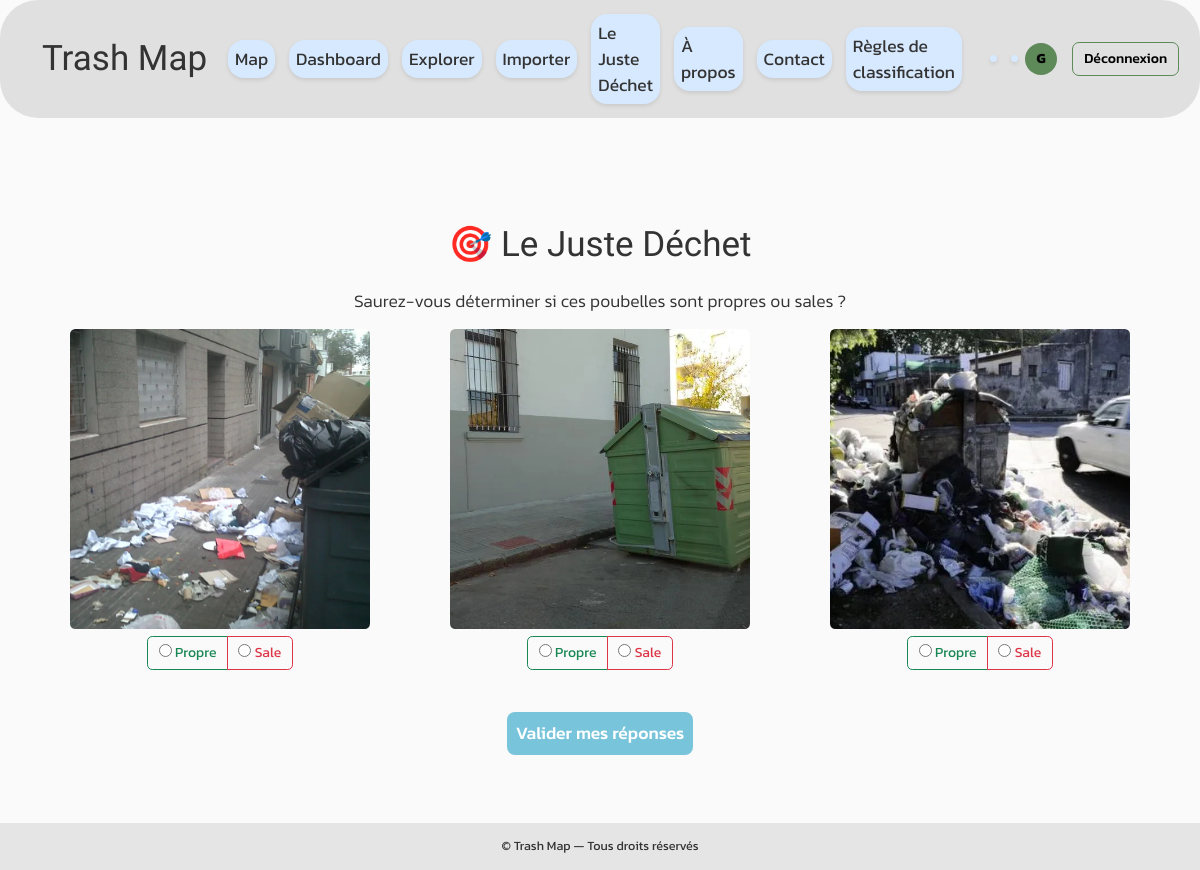
The app's page /quizz?lang=fr (signed in) with its own data.
### app/models.py (models this page shows, shortened)
class User (db.Model, UserMixin):
    __tablename__ = 'Users'
    id                 = db.Column(db.Integer, primary_key=True, autoincrement=True)
    username           = db.Column(db.String(64), unique=True, nullable=False)
    email              = db.Column(db.String(120), unique=True, nullable=False)
    password           = db.Column(db.String(128), nullable=False)
    nb_pic             = db.Column(db.Integer, default=0)
    role               = db.Column(db.String(200), nullable=False, default='user')
    points             = db.Column(db.Integer, default=0)
    created_at         = db.Column(db.DateTime, nullable=False, default=db.func.current_timestamp())

class Image(db.Model):
    __tablename__ = 'Images'
    id            = db.Column(
        db.Integer,
        primary_key=True
    )
    file_path     = db.Column(
        db.String(200),
        nullable=False
    )
    label         = db.Column(
        db.String(100),
        nullable=True
    )
    true_label    = db.Column(
        db.String(100),
        nullable=True
    )
    upload_date   = db.Column(
        db.DateTime,
        nullable=False,
        default=datetime.utcnow
    )
    username      = db.Column(
        db.String(80),
        nullable=False,
        server_default='anonymous'
    )
    localisation  = db.Column(
        db.String(100),
        nullable=False,
        server_default='unknown'
    )
    description   = db.Column(
        db.Text,
        nullable=False,
        server_default='no description'
    )
    quizz         = db.Column(
        db.String(100),
        nullable=True
    )

### app/routes.py (the view, shortened to what this page needs)
@main_bp.route('/quizz', methods=['GET', 'POST'])
def quizz():
    conn = connect_db()
    known_images, unknown_image = get_quizz_images(conn)
    conn.close()
    return render_template("quizz.html", known_images=known_images, unknown_image=unknown_image)

### app/utils.py (called while the page is built)
def connect_db():
    conn = sqlite3.connect(DB_PATH)
    conn.row_factory = sqlite3.Row
    return conn

def get_quizz_images(conn):
    cursor = conn.cursor()
    cursor.execute("""
        SELECT id, file_path, true_label
        FROM Images
        WHERE true_label IN ('clean', 'dirty')
        ORDER BY RANDOM()
        LIMIT 2
    """)
    known_images = cursor.fetchall()
    cursor.execute("""
        SELECT id, file_path
        FROM Images
        WHERE true_label = 'unknown'
        ORDER BY RANDOM()
        LIMIT 1
    """)
    unknown_image = cursor.fetchone()
    return known_images, unknown_image

### app/templates/quizz.html (shortened to what this page needs)
{% extends "base.html" %}
{% block content %}
<div class="container mt-4">
  <h1 class="text-center mb-4">🎯 {{ _('Le Juste Déchet') }}</h1>
  <p class="lead text-center">
    {{ _('Saurez-vous déterminer si ces poubelles sont propres ou sales ?') }}
  </p>
  <form method="POST" action="{{ url_for('quiz.take_quiz') }}">
    <div class="row">
      {% for img in known_images %}
        <div class="col-md-4 text-center mb-4">
          <img
            src="{{ url_for('static', filename='uploads/' ~ img.file_path) }}"
            class="img-fluid rounded"
            alt="{{ _('Photo de poubelle n°%(num)s', num=loop.index) }}"
            style="width: 300px; height: 300px; object-fit: cover;"
          >
          <div class="btn-group btn-group-toggle mt-2" data-bs-toggle="buttons">
            <label class="btn btn-outline-success">
              <input
                type="radio"
                name="guess_{{ img.id }}"
                value="clean"
                required
              > {{ _('Propre') }}
            </label>
            <label class="btn btn-outline-danger">
              <input
                type="radio"
                name="guess_{{ img.id }}"
                value="dirty"
                required
              > {{ _('Sale') }}
            </label>
          </div>
        </div>
      {% endfor %}
      <div class="col-md-4 text-center mb-4">
        <img
          src="{{ url_for('static', filename='uploads/' ~ unknown_image.file_path) }}"
          class="img-fluid rounded"
          alt="{{ _('Photo de poubelle inconnue') }}"
          style="width: 300px; height: 300px; object-fit: cover;"
        >
        <div class="btn-group btn-group-toggle mt-2" data-bs-toggle="buttons">
          <label class="btn btn-outline-success">
            <input
              type="radio"
              name="guess_{{ unknown_image.id }}"
              value="clean"
              required
            > {{ _('Propre') }}
          </label>
          <label class="btn btn-outline-danger">
            <input
              type="radio"
              name="guess_{{ unknown_image.id }}"
              value="dirty"
              required
            > {{ _('Sale') }}
          </label>
        </div>
      </div>
    </div>
    <div class="text-center mt-4">
      <button type="submit" class="btn btn-primary btn-lg">
        {{ _('Valider mes réponses') }}
      </button>
    </div>
  </form>
</div>
{% endblock %}

### app/templates/base.html (shortened to what this page needs)
<!DOCTYPE html>
<html lang="{{ current_locale }}">
<head>
  <link
    href="https://cdn.jsdelivr.net/npm/bootstrap@5.3.2/dist/css/bootstrap.min.css"
    rel="stylesheet"
  />
  <link rel="stylesheet" href="https://unpkg.com/leaflet/dist/leaflet.css" />
  <link
    rel="stylesheet"
    href="https://cdn.jsdelivr.net/gh/lipis/flag-icons@7.3.2/css/flag-icons.min.css"
  />
  <link href="{{ url_for('static', filename='css/main.css') }}" rel="stylesheet" />
</head>
<body class="d-flex flex-column min-vh-100">
  <nav class="navbar navbar-expand-lg custom-navbar fixed-top">
    <div class="container-fluid">
      <a class="navbar-brand" href="{{ url_for('main.show_map') }}">
        {{ _('Trash Map') }}
      </a>
      <div class="collapse navbar-collapse justify-content-between" id="topNav">
        <ul class="navbar-nav me-auto mb-2 mb-lg-0 flex-column flex-lg-row">
          <li class="nav-item">
            <a class="nav-link" href="{{ url_for('main.show_map') }}">{{ _('Map') }}</a>
          </li>
          <li class="nav-item">
            <a class="nav-link" href="{{ url_for('main.dashboard') }}">{{ _('Dashboard') }}</a>
          </li>
          <li class="nav-item">
            <a class="nav-link" href="{{ url_for('main.explorer') }}">{{ _('Explorer') }}</a>
          </li>
          <li class="nav-item">
            <a class="nav-link" href="{{ url_for('main.upload') }}">{{ _('Importer') }}</a>
          </li>
          <li class="nav-item">
            <a class="nav-link" href="{{ url_for('main.quizz') }}">{{ _('Le Juste Déchet') }}</a>
          </li>
          <li class="nav-item">
            <a class="nav-link" href="{{ url_for('main.about') }}">{{ _('À propos') }}</a>
          </li>
          <li class="nav-item">
            <a class="nav-link" href="{{ url_for('main.contact') }}">{{ _('Contact') }}</a>
          </li>
          {% if current_user.is_authenticated and current_user.role== 'admin' %}
            <li class="nav-item"><a class="nav-link" href="{{ url_for('main.classification_rules') }}">Règles de classification</a></li>
          {% endif %}
        </ul>
        <div class="auth-box d-flex align-items-center ms-auto">
          <ul class="navbar-nav ms-3 d-flex flex-row align-items-center">
            <li class="nav-item">
              <a class="nav-link p-1" href="{{ request.path }}?lang=fr" title="Français">
              </a>
            </li>
            <li class="nav-item">
              <a class="nav-link p-1" href="{{ request.path }}?lang=en" title="English">
              </a>
            </li>
          </ul>
          {% if current_user.is_authenticated %}
            <a href="{{ url_for('profile.view') }}" class="nav-avatar me-2">
              <span class="avatar-circle">{{ current_user.username[0]|upper }}</span>
            </a>
            <a href="{{ url_for('main.logout') }}" class="btn btn-outline-light">
              {{ _('Déconnexion') }}
            </a>
          {% endif %}
        </div>
      </div>
    </div>
  </nav>
  <div class="container-fluid flex-fill pt-5 pb-5">
    <div class="row h-100">
      <main class="col-12 px-4 py-4 overflow-auto">
        {% block content %}{% endblock %}
      </main>
    </div>
  </div>
  <footer class="footer text-center py-3 mt-auto">
    &copy; {{ current_year }} {{ _('Trash Map — Tous droits réservés') }}
  </footer>
</body>
</html>

### app/static/css/main.css (style rules this page uses)
html, body { height: 100%; margin: 0; padding-top: 70px; font-family: 'Kanit', sans-serif; font-size: 14px; background: #fafafa; color: #333; display: flex; flex-direction: column; }
.flex-fill { flex: 1; }
.custom-navbar, .custom-navbar .container-fluid { padding: 0.5rem 1.5rem; }
.custom-navbar { background: #e0e0e0; border-radius: 38px; }
.custom-navbar .navbar-brand { font-family: 'Micro 5', monospace; font-size: 2.5rem; color: #333; }
.custom-navbar .navbar-nav { display: flex; flex-direction: row; align-items: center; }
.custom-navbar .nav-link { margin: 0 0.5rem; padding: 0.4rem 1rem; background: #ffffff; border-radius: 16px; box-shadow: 0 2px 4px rgba(0,0,0,0.1); font-size: 1.25rem; color: #333; transition: all 0.2s; }
.custom-navbar .nav-link:nth-child(1) { background: #d7e9ff; }
.auth-box .btn { border-radius: 0.5rem; font-weight: 500; padding: 0.4rem 0.8rem; width: auto; transition: background-color 0.2s ease, transform 0.2s ease; }
.btn-primary { background: #78c4db; border: none; font-weight: 500; border-radius: 8px; padding: 0.6rem; transition: background-color 0.2s, transform 0.2s; }
main { flex: 1; padding: 1rem; }
h1, h2, h3, .display-5 { font-family: 'Micro 5', monospace; color: #333; }
p { line-height: 1.6; margin-bottom: 1rem; }
footer { background: #e0e0e0cb; text-align: center; padding: 1rem 0; font-size: 0.9rem; margin-top: auto; }
.btn-outline-light { color: #000000; border-color: #5e8959; }
.nav-avatar { text-decoration: none; }
.avatar-circle { display: inline-flex; align-items: center; justify-content: center; width: 36px; height: 36px; border-radius: 50%; background-color: #e0e0e0; color: #333333; font-size: 1rem; font-weight: bold; text-transform: uppercase; user-select: none; cursor: default; }
.avatar-circle { display: inline-flex; align-items: center; justify-content: center; width: 32px; height: 32px; margin-right: 8px; background-color: #5e8959; color: rgb(0, 0, 0); font-weight: bold; border-radius: 50%; text-transform: uppercase; }

### records on screen
User: username "G"
Image: file_path (picture)
Image: file_path (picture)
Image: file_path (picture)
